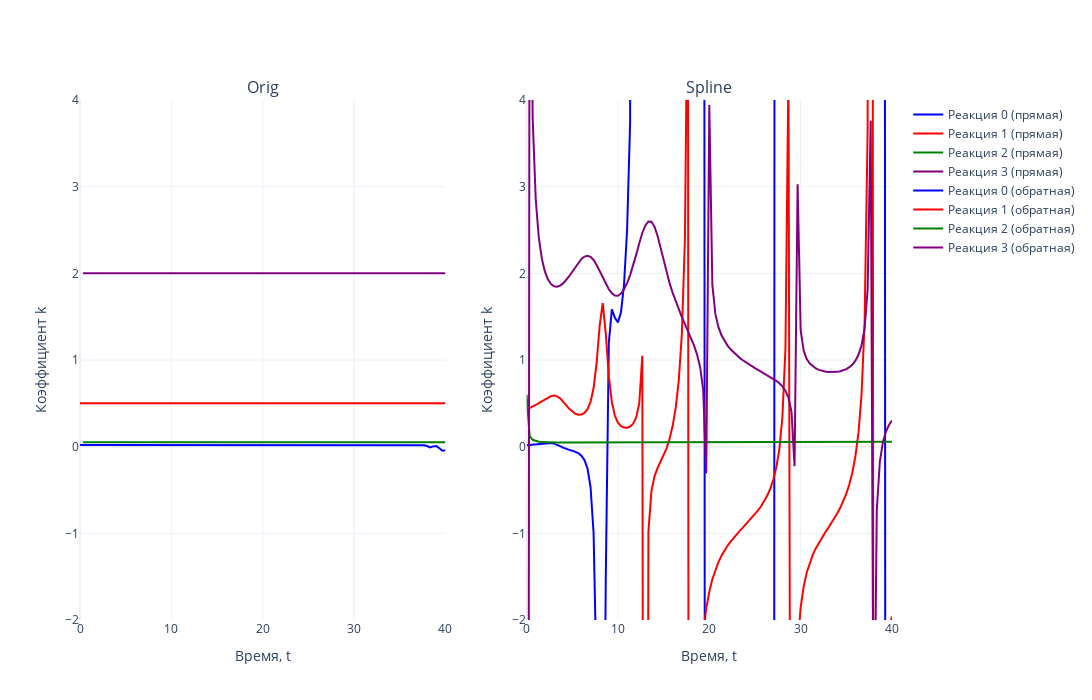

The notebook cell this image was saved under:
### Markdown cell above
## Генерация k в ходе обратной задачи

### Code cell
# Задаем цвета (4 цвета для реакций)
colors = ['blue', 'red', 'green', 'purple']

# Создаем два подграфика (2 столбца, 1 строка)
fig = make_subplots(rows=1, cols=2, subplot_titles=['Orig', 'Spline'])

# Первый график (прямая задача)
for i in range(N_REACTION):  
    fig.add_trace(go.Scatter(
        x=tsteps, 
        y=K_TRUE[i, :], 
        mode='lines', 
        name=f'Реакция {i} (прямая)',
        line=dict(color=colors[i % len(colors)])  # Применяем цвета циклично
    ), row=1, col=1)

# Второй график (обратная задача)
for i in range(N_REACTION):  
    fig.add_trace(go.Scatter(
        x=tsteps, 
        y=k_spline_NM[i, :], 
        mode='lines', 
        name=f'Реакция {i} (обратная)',
        line=dict(color=colors[i % len(colors)])  # Применяем цвета циклично
    ), row=1, col=2)

# Настройки общего макета
fig.update_layout(
    template='plotly_white',
    width=1400,  # Общая ширина холста
    height=700,  # Высота холста
    showlegend=True
)

# Ограничение оси Y
fig.update_yaxes(range=[-2, 4], title_text='Коэффициент k', row=1, col=1)
fig.update_yaxes(range=[-2, 4], title_text='Коэффициент k', row=1, col=2)

# Подписи оси X
fig.update_xaxes(title_text='Время, t', row=1, col=1)
fig.update_xaxes(title_text='Время, t', row=1, col=2)

# Отображение графика
fig.show()
